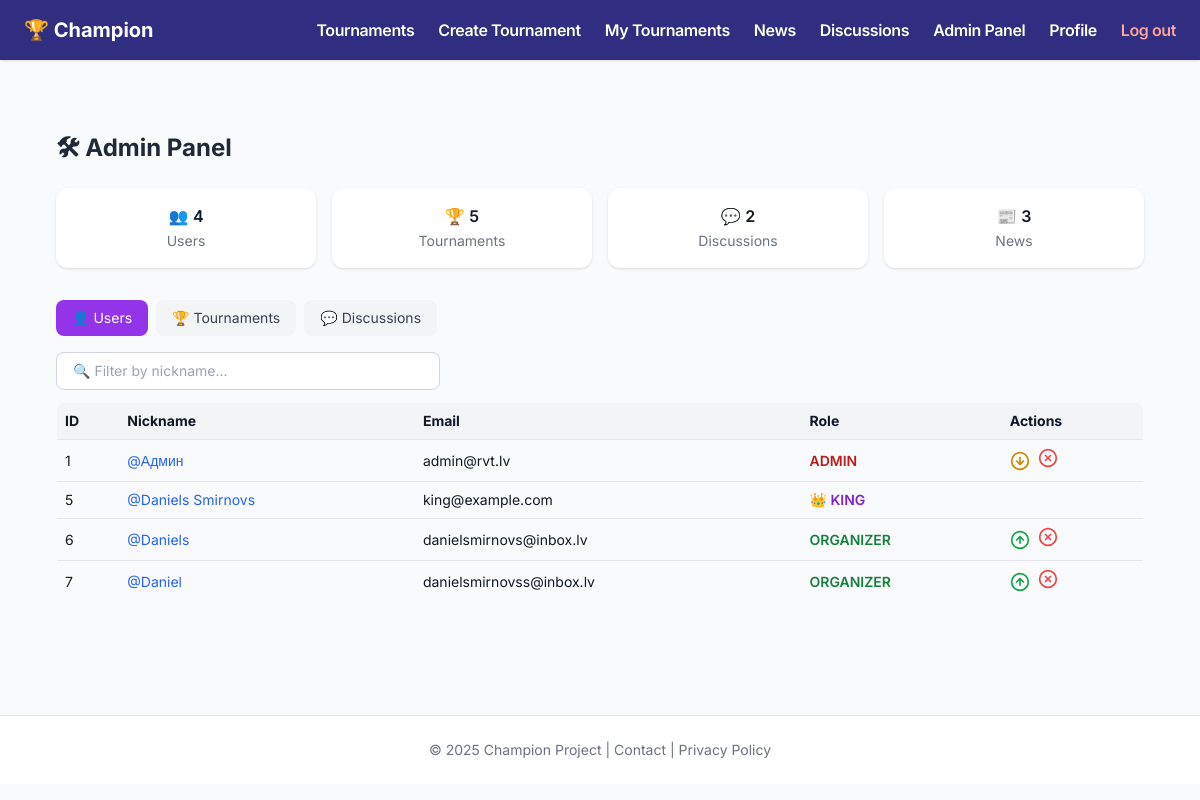
Screenshot of /admin (signed in) with the database file from the repository.
### app/models.py (models this page shows, shortened)
class User(db.Model, UserMixin):
    id = db.Column(db.Integer, primary_key=True)
    email = db.Column(db.String(120), unique=True, nullable=False)
    name = db.Column(db.String(100), unique=True, nullable=False)
    password_hash = db.Column(db.String(128), nullable=False)
    role = db.Column(db.String(20), nullable=False, default='viewer')
    avatar_url = db.Column(db.String)
    first_name = db.Column(db.String)
    last_name = db.Column(db.String)
    phone = db.Column(db.String)
    bio = db.Column(db.Text)
    tournaments_created = db.relationship(
        'Tournament',
        backref=db.backref('creator', lazy=True),
        cascade='all, delete-orphan',
        passive_deletes=True
    )
    discussions = db.relationship(
        'Discussion',
        backref=db.backref('author', lazy=True),
        lazy='dynamic',  # для подсчёта через .count()
        cascade='all, delete-orphan',
        passive_deletes=True
    )
    messages = db.relationship(
        'DiscussionMessage',
        backref=db.backref('author', lazy=True),
        lazy='dynamic',  # для подсчёта через .count()
        cascade='all, delete-orphan',
        passive_deletes=True
    )

### app/routes.py (the view)
@app.route('/admin')
@login_required
def admin_panel():
    if current_user.role not in ['admin', 'king']:
        return redirect(url_for('index'))
    user_count = User.query.count()
    tournament_count = Tournament.query.count()
    discussion_count = Discussion.query.count()
    news_count = News.query.count()
    users = User.query.all()
    tournaments = Tournament.query.all()
    discussions = Discussion.query.options(
        db.joinedload(Discussion.author),
        db.joinedload(Discussion.messages)
    ).all()
    return render_template(
        'admin_panel.html',
        user_count=user_count,
        tournament_count=tournament_count,
        discussion_count=discussion_count,
        news_count=news_count,
        users=users,
        tournaments=tournaments,
        discussions=discussions
    )

### app/__init__.py (called while the page is built)
@app.context_processor
def inject_translations():
    return dict(_=_)

@login_manager.user_loader
def load_user(user_id):
    return User.query.get(int(user_id))

### app/templates/admin_panel.html (shortened to what this page needs)
{% extends "base.html" %}
{% block content %}
<div class="max-w-6xl mx-auto px-4 py-8">
  <h1 class="text-2xl font-bold text-gray-800 mb-6 flex items-center gap-2">🛠 {{ _('Admin Panel') }}</h1>
  <div class="grid sm:grid-cols-2 md:grid-cols-4 gap-4 mb-8">
    <div class="bg-white p-4 rounded-xl shadow text-center">👥 <span class="font-semibold">{{ user_count }}</span><br><span class="text-sm text-gray-500">{{ _('Users') }}</span></div>
    <div class="bg-white p-4 rounded-xl shadow text-center">🏆 <span class="font-semibold">{{ tournament_count }}</span><br><span class="text-sm text-gray-500">{{ _('Tournaments') }}</span></div>
    <div class="bg-white p-4 rounded-xl shadow text-center">💬 <span class="font-semibold">{{ discussion_count }}</span><br><span class="text-sm text-gray-500">{{ _('Discussions') }}</span></div>
    <div class="bg-white p-4 rounded-xl shadow text-center">📰 <span class="font-semibold">{{ news_count }}</span><br><span class="text-sm text-gray-500">{{ _('News') }}</span></div>
  </div>
  <div class="flex flex-wrap gap-2 mb-4">
    <button class="tab-button bg-purple-600 text-white px-4 py-2 rounded-lg text-sm active" onclick="openTab('usersTab', this)">👤 {{ _('Users') }}</button>
    <button class="tab-button bg-gray-100 text-gray-700 px-4 py-2 rounded-lg text-sm" onclick="openTab('tournamentsTab', this)">🏆 {{ _('Tournaments') }}</button>
    <button class="tab-button bg-gray-100 text-gray-700 px-4 py-2 rounded-lg text-sm" onclick="openTab('discussionsTab', this)">💬 {{ _('Discussions') }}</button>
  </div>
<div id="usersTab" class="tab-content active">
  <input type="text" id="userFilter" onkeyup="filterTable('userTable', this.value)"
         placeholder="🔍 {{ _('Filter by nickname...') }}"
         class="mb-3 w-full max-w-sm border border-gray-300 rounded-lg px-4 py-2 text-sm">
  <div class="overflow-auto">
    <table id="userTable" class="w-full text-sm border border-gray-200 rounded-lg overflow-hidden">
      <thead class="bg-gray-100 text-left">
        <tr>
          <th class="p-2">ID</th>
          <th class="p-2">{{ _('Nickname') }}</th>
          <th class="p-2">Email</th>
          <th class="p-2">{{ _('Role') }}</th>
          <th class="p-2">{{ _('Actions') }}</th>
        </tr>
      </thead>
      <tbody>
      {% for user in users %}
        <tr class="border-t">
          <td class="p-2">{{ user.id }}</td>
          <td class="p-2">
            <a href="{{ url_for('user_profile', user_id=user.id) }}" class="text-blue-600 hover:underline">@{{ user.name }}</a>
          </td>
          <td class="p-2">{{ user.email }}</td>
          <td class="p-2">
            {% if user.role == 'king' %}
              <span class="text-purple-700 font-semibold">👑 KING</span>
            {% elif user.role == 'admin' %}
              <span class="text-red-700 font-semibold">ADMIN</span>
            {% elif user.role == 'organizer' %}
              <span class="text-green-700 font-semibold">ORGANIZER</span>
            {% else %}
              <span class="text-gray-700">viewer</span>
            {% endif %}
          </td>
          <td class="p-2 flex items-center gap-2">
            {% if current_user.role == 'king' %}
              {% if user.role == 'organizer' %}
                <a href="{{ url_for('promote_user', user_id=user.id) }}"
                   class="text-green-600 hover:text-green-800"
                   title="{{ _('Promote to Admin') }}">
                  <i data-lucide="arrow-up-circle" class="w-5 h-5"></i>
                </a>
              {% elif user.role == 'admin' %}
                <a href="{{ url_for('demote_user', user_id=user.id) }}"
                   class="text-yellow-600 hover:text-yellow-800"
                   title="{{ _('Demote to Organizer') }}">
                  <i data-lucide="arrow-down-circle" class="w-5 h-5"></i>
                </a>
              {% endif %}
            {% endif %}
            {% if user.role != 'king' %}
              <form method="post" action="{{ url_for('delete_user', user_id=user.id) }}" class="inline"
                    onsubmit="return confirm('{{ _('Delete this user?') }}')">
                <button type="submit" class="text-red-500 hover:text-red-700" title="{{ _('Delete') }}">
                  <i data-lucide="x-circle" class="w-5 h-5"></i>
                </button>
              </form>
            {% endif %}
          </td>
        </tr>
      {% endfor %}
      </tbody>
    </table>
  </div>
</div>
</div>
{% endblock %}

### app/templates/base.html (style rules this page uses)
body { font-family: 'Inter', sans-serif; -webkit-font-smoothing: antialiased; -moz-osx-font-smoothing: grayscale; }

### rows the page displays
User: id "1", name "Админ", email "admin@rvt.lv", role "ADMIN"
User: id "5", name "Daniels Smirnovs", email "king@example.com", role "👑 KING"
User: id "6", name "Daniels", email "danielsmirnovs@inbox.lv", role "ORGANIZER"
User: id "7", name "Daniel", email "danielsmirnovss@inbox.lv", role "ORGANIZER"

### other values shown
{{ user_count }} "4"
{{ tournament_count }} "5"
{{ discussion_count }} "2"
{{ news_count }} "3"
